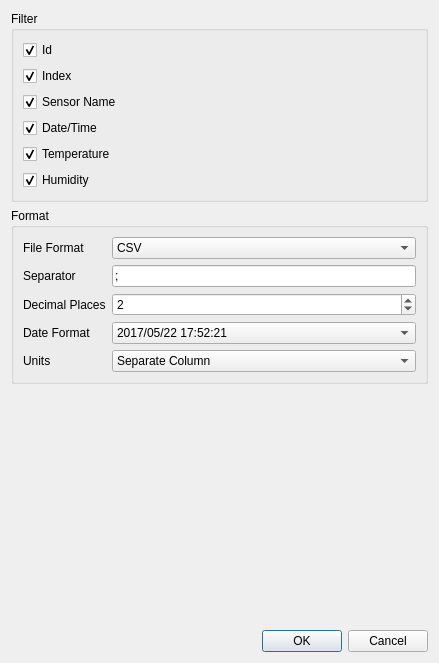
<?xml version="1.0" encoding="UTF-8"?>
<ui version="4.0">
 <class>ExportDataDialog</class>
 <widget class="QDialog" name="ExportDataDialog">
  <property name="geometry">
   <rect>
    <x>0</x>
    <y>0</y>
    <width>439</width>
    <height>663</height>
   </rect>
  </property>
  <property name="windowTitle">
   <string>Export</string>
  </property>
  <layout class="QVBoxLayout" name="verticalLayout">
   <item>
    <widget class="QGroupBox" name="horizontalGroupBox">
     <property name="title">
      <string>Filter</string>
     </property>
     <layout class="QHBoxLayout" name="horizontalLayout">
      <item>
       <layout class="QGridLayout" name="gridLayout">
        <item row="5" column="0" colspan="2">
         <widget class="QCheckBox" name="exportTemperature">
          <property name="text">
           <string>Temperature</string>
          </property>
          <property name="icon">
           <iconset resource="../res/res.qrc">
            <normaloff>:/icons/ui/temperature.png</normaloff>:/icons/ui/temperature.png</iconset>
          </property>
          <property name="checked">
           <bool>true</bool>
          </property>
         </widget>
        </item>
        <item row="3" column="0" colspan="2">
         <widget class="QCheckBox" name="exportTimePoint">
          <property name="text">
           <string>Date/Time</string>
          </property>
          <property name="icon">
           <iconset resource="../res/res.qrc">
            <normaloff>:/icons/ui/today.png</normaloff>:/icons/ui/today.png</iconset>
          </property>
          <property name="checked">
           <bool>true</bool>
          </property>
         </widget>
        </item>
        <item row="6" column="0" colspan="2">
         <widget class="QCheckBox" name="exportHumidity">
          <property name="text">
           <string>Humidity</string>
          </property>
          <property name="icon">
           <iconset resource="../res/res.qrc">
            <normaloff>:/icons/ui/humidity.png</normaloff>:/icons/ui/humidity.png</iconset>
          </property>
          <property name="checked">
           <bool>true</bool>
          </property>
         </widget>
        </item>
        <item row="2" column="0" colspan="2">
         <widget class="QCheckBox" name="exportSensorName">
          <property name="text">
           <string>Sensor Name</string>
          </property>
          <property name="icon">
           <iconset resource="../res/res.qrc">
            <normaloff>:/icons/ui/sensor.png</normaloff>:/icons/ui/sensor.png</iconset>
          </property>
          <property name="checked">
           <bool>true</bool>
          </property>
         </widget>
        </item>
        <item row="1" column="0" colspan="2">
         <widget class="QCheckBox" name="exportIndex">
          <property name="text">
           <string>Index</string>
          </property>
          <property name="icon">
           <iconset resource="../res/res.qrc">
            <normaloff>:/icons/ui/arrow-right.png</normaloff>:/icons/ui/arrow-right.png</iconset>
          </property>
          <property name="checked">
           <bool>true</bool>
          </property>
         </widget>
        </item>
        <item row="0" column="0" colspan="2">
         <widget class="QCheckBox" name="exportId">
          <property name="text">
           <string>Id</string>
          </property>
          <property name="icon">
           <iconset resource="../res/res.qrc">
            <normaloff>:/icons/ui/arrow-right.png</normaloff>:/icons/ui/arrow-right.png</iconset>
          </property>
          <property name="checked">
           <bool>true</bool>
          </property>
         </widget>
        </item>
       </layout>
      </item>
     </layout>
    </widget>
   </item>
   <item>
    <widget class="QGroupBox" name="groupBox">
     <property name="title">
      <string>Format</string>
     </property>
     <layout class="QGridLayout" name="gridLayout_2">
      <item row="1" column="1">
       <widget class="QLineEdit" name="separator">
        <property name="text">
         <string>;</string>
        </property>
        <property name="maxLength">
         <number>2</number>
        </property>
       </widget>
      </item>
      <item row="1" column="0">
       <widget class="QLabel" name="label_6">
        <property name="text">
         <string>Separator</string>
        </property>
       </widget>
      </item>
      <item row="0" column="1">
       <widget class="QComboBox" name="fileFormat">
        <item>
         <property name="text">
          <string>CSV</string>
         </property>
        </item>
       </widget>
      </item>
      <item row="2" column="0">
       <widget class="QLabel" name="label_4">
        <property name="text">
         <string>Decimal Places</string>
        </property>
       </widget>
      </item>
      <item row="2" column="1">
       <widget class="QSpinBox" name="decimalPlaces">
        <property name="maximum">
         <number>4</number>
        </property>
        <property name="value">
         <number>2</number>
        </property>
       </widget>
      </item>
      <item row="0" column="0">
       <widget class="QLabel" name="label_3">
        <property name="text">
         <string>File Format</string>
        </property>
       </widget>
      </item>
      <item row="3" column="0">
       <widget class="QLabel" name="label_5">
        <property name="text">
         <string>Date Format</string>
        </property>
       </widget>
      </item>
      <item row="3" column="1">
       <widget class="QComboBox" name="dateFormat">
        <item>
         <property name="text">
          <string>2017/05/22 17:52:21</string>
         </property>
        </item>
        <item>
         <property name="text">
          <string>2017-05-22 17:52:21</string>
         </property>
        </item>
        <item>
         <property name="text">
          <string>22-05-2017 17:52:21</string>
         </property>
        </item>
        <item>
         <property name="text">
          <string>05/22/2017 17:52:21</string>
         </property>
        </item>
       </widget>
      </item>
      <item row="4" column="0">
       <widget class="QLabel" name="label_7">
        <property name="text">
         <string>Units</string>
        </property>
       </widget>
      </item>
      <item row="4" column="1">
       <widget class="QComboBox" name="units">
        <property name="currentIndex">
         <number>2</number>
        </property>
        <item>
         <property name="text">
          <string>None</string>
         </property>
        </item>
        <item>
         <property name="text">
          <string>Embedded</string>
         </property>
        </item>
        <item>
         <property name="text">
          <string>Separate Column</string>
         </property>
        </item>
       </widget>
      </item>
     </layout>
    </widget>
   </item>
   <item>
    <spacer name="verticalSpacer">
     <property name="orientation">
      <enum>Qt::Vertical</enum>
     </property>
     <property name="sizeHint" stdset="0">
      <size>
       <width>20</width>
       <height>40</height>
      </size>
     </property>
    </spacer>
   </item>
   <item>
    <widget class="QDialogButtonBox" name="buttonBox">
     <property name="orientation">
      <enum>Qt::Horizontal</enum>
     </property>
     <property name="standardButtons">
      <set>QDialogButtonBox::Cancel|QDialogButtonBox::Ok</set>
     </property>
    </widget>
   </item>
  </layout>
 </widget>
 <resources>
  <include location="../res/res.qrc"/>
 </resources>
 <connections>
  <connection>
   <sender>buttonBox</sender>
   <signal>accepted()</signal>
   <receiver>ExportDataDialog</receiver>
   <slot>accept()</slot>
   <hints>
    <hint type="sourcelabel">
     <x>248</x>
     <y>254</y>
    </hint>
    <hint type="destinationlabel">
     <x>157</x>
     <y>274</y>
    </hint>
   </hints>
  </connection>
  <connection>
   <sender>buttonBox</sender>
   <signal>rejected()</signal>
   <receiver>ExportDataDialog</receiver>
   <slot>reject()</slot>
   <hints>
    <hint type="sourcelabel">
     <x>316</x>
     <y>260</y>
    </hint>
    <hint type="destinationlabel">
     <x>286</x>
     <y>274</y>
    </hint>
   </hints>
  </connection>
 </connections>
</ui>
